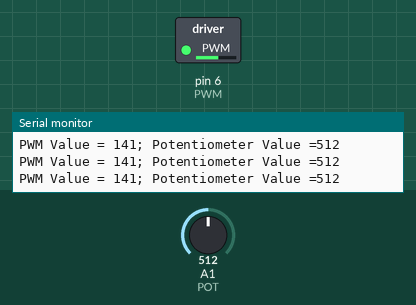
This sketch was run on a simulated Arduino Uno, built with avr-gcc and run on an emulated ATmega328P. On the bench: switched loads named in the sketch (green lamp = pin HIGH), the last lines printed to the serial monitor. Inputs (shaded band) come from the test bench; at power-on: A1 (POT) = 512.

Above: at 1.2 s.
1.3 s: A1 (POT) set to 306
At 1.9 s:
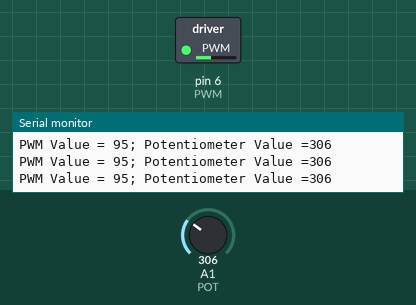
2.8 s: A1 (POT) set to 0
At 3.6 s:
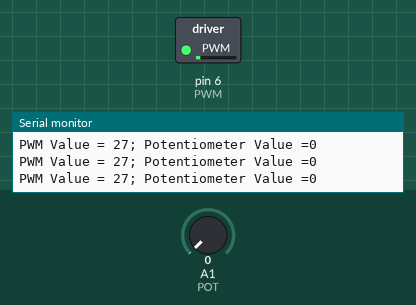
4.3 s: A1 (POT) set to 1023
At 4.8 s:
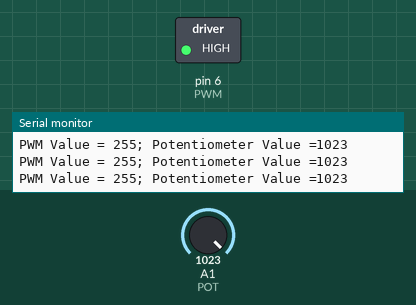
Timing chart, 0 to 7.3 s (numbered marks = the images above; inputs shaded):
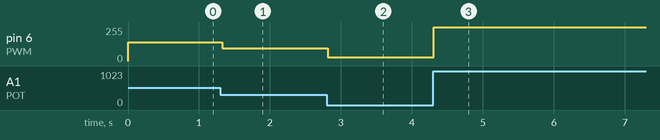

Measured:
- after the input at 1.3 s, pin 6 (PWM): 141/255 → 95/255 at once
- after the input at 2.8 s, pin 6 (PWM): 95/255 → 27/255 at once
- after the input at 4.3 s, pin 6 (PWM): 27/255 → 255/255 at once

The sketch:

digital_open_loop_motor_control_BJT.ino
```cpp
#define PWM 6 // ARDUINO PIN 6 - PWM

#define POT A1 // ARDUINO ANALOG PIN 1 - POTENTIOMETER

int pot_val; // DEFINING POTENTIOMETER VALUE AS INTEGER
// RANGE = 0 - 1023

int PWM_val; // DEFINING PWM VALUE AS INTEGER
// RANGE = 0 - 255

void setup() {

// DEFINING PIN MODES
pinMode(PWM, OUTPUT);
pinMode(POT, INPUT);

Serial.begin(9600); // STARTING SERIAL MONITOR

}

void loop() {

// READING POTENTIOMETER VALUE AND ASSIGNING TO pot_val
pot_val = analogRead(POT);

// MAPPING pot_val TO PWM_val
// MINIMUM PWM VALUE = 27 ; THE MOTOR DOES NOT FUNCTION BELOW THAT VALUE
PWM_val = map(pot_val, 0 , 1023, 27, 255);

// WRITING PWM VALUE TO PWM PIN
analogWrite(PWM, PWM_val);

// PRINTING POTENIIOMETER VALUE AND MAPPED PWM VALUE
Serial.print("; Potentiometer Value =");
Serial.println(pot_val);
Serial.print("PWM Value = ");
Serial.print(PWM_val);

// 10ms DELAY
delay(10);

}
```
